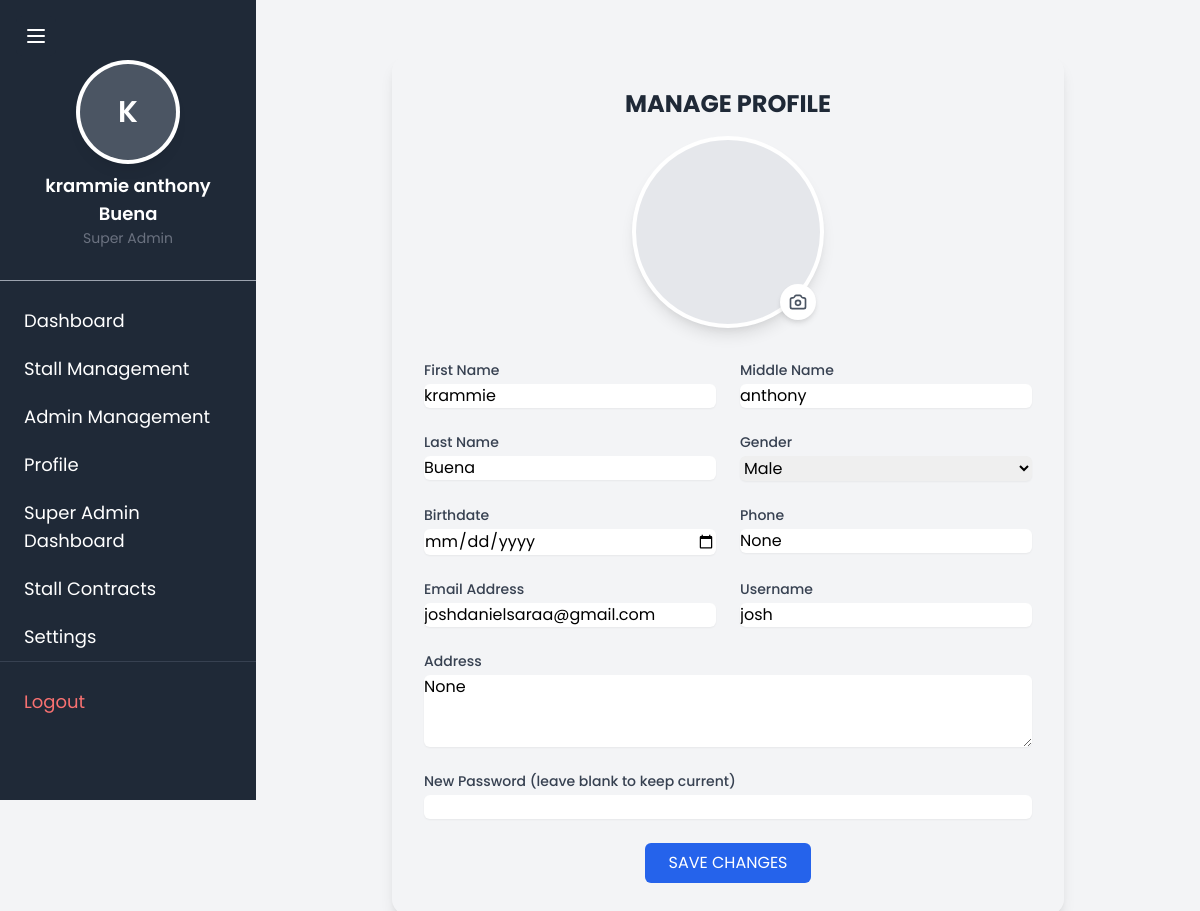
Page /super-admin/profile/ (signed in) on the committed database.
### TriadApp/models.py (models this page shows)
class CustomUser(AbstractUser):
    middle_name = models.CharField(max_length=50, blank=True, null=True)
    gender = models.CharField(max_length=10, blank=True, null=True)
    birthdate = models.DateField(null=True, blank=True)
    phone = models.CharField(max_length=15, blank=True, null=True)
    address = models.TextField(blank=True, null=True)
    profile_image = models.ImageField(upload_to='profile_images/', blank=True, null=True)
    groups = models.ManyToManyField(
        'auth.Group',
        related_name='custom_user_set',
        blank=True,
        help_text='The groups this user belongs to. A user will get all permissions granted to each of their groups.',
        verbose_name='groups',
    )
    user_permissions = models.ManyToManyField(
        'auth.Permission',
        related_name='custom_user_set',
        blank=True,
        help_text='Specific permissions for this user.',
        verbose_name='user permissions',
    )
    class Meta:
        db_table = 'custom_user'

### TriadApp/super_admin.py (the view)
# urls.py: path('super-admin/profile/', super_admin.super_admin_profile, name='super_admin_profile'),
@superuser_required
def super_admin_profile(request):
    return render(request, 'TriadApp/superadmin/super_admin_profile.html', {
        'user': request.user,
        'super_admin': request.user
    })

### TriadApp/templates/TriadApp/superadmin/super_admin_profile.html (shortened to what this page needs)
{% extends 'TriadApp/superadmin/super_admin.html' %}
{% block content %}
<div class="max-w-2xl mx-auto my-8">
    <div class="bg-gradient-to-b from-orange-50 to-orange-100 rounded-2xl shadow-lg p-8">
        <div class="text-center mb-8">
            <h1 class="text-2xl font-bold text-gray-800 mb-4">MANAGE PROFILE</h1>
            <div class="relative w-48 h-48 mx-auto mb-6">
                {% if user.profile_image %}
                    <img src="{{ user.profile_image.url }}"
                         alt="Profile Picture"
                         class="w-full h-full rounded-full object-cover border-4 border-white shadow-lg"
                         id="profilePreview">
                {% else %}
                    <div class="w-full h-full rounded-full bg-gray-200 border-4 border-white shadow-lg"
                         id="profilePreview"></div>
                {% endif %}
                <label for="profileImage"
                       class="absolute bottom-2 right-2 bg-white rounded-full p-2 shadow-md cursor-pointer hover:bg-gray-50">
                </label>
            </div>
        </div>
        <form method="POST" enctype="multipart/form-data" class="space-y-6" id="profileForm">
            <div class="grid grid-cols-2 gap-6">
                <div>
                    <label for="firstname" class="block text-sm font-medium text-gray-700">First Name</label>
                    <input type="text" id="firstname" name="firstname" value="{{ user.first_name }}"
                           class="mt-1 block w-full rounded-md border-gray-300 shadow-sm focus:border-blue-500 focus:ring-blue-500">
                </div>
                <div>
                    <label for="middle_name" class="block text-sm font-medium text-gray-700">Middle Name</label>
                    <input type="text" id="middle_name" name="middle_name" value="{{ user.middle_name }}"
                           class="mt-1 block w-full rounded-md border-gray-300 shadow-sm focus:border-blue-500 focus:ring-blue-500">
                </div>
                <div>
                    <label for="lastname" class="block text-sm font-medium text-gray-700">Last Name</label>
                    <input type="text" id="lastname" name="lastname" value="{{ user.last_name }}"
                           class="mt-1 block w-full rounded-md border-gray-300 shadow-sm focus:border-blue-500 focus:ring-blue-500">
                </div>
                <div>
                    <label for="gender" class="block text-sm font-medium text-gray-700">Gender</label>
                    <select id="gender" name="gender"
                            class="mt-1 block w-full rounded-md border-gray-300 shadow-sm focus:border-blue-500 focus:ring-blue-500">
                        <option value="Male" {% if user.gender == 'Male' %}selected{% endif %}>Male</option>
                    </select>
                </div>
                <div>
                    <label for="birthdate" class="block text-sm font-medium text-gray-700">Birthdate</label>
                    <input type="date" id="birthdate" name="birthdate" value="{{ user.birthdate|date:'Y-m-d' }}"
                           class="mt-1 block w-full rounded-md border-gray-300 shadow-sm focus:border-blue-500 focus:ring-blue-500">
                </div>
                <div>
                    <label for="phone" class="block text-sm font-medium text-gray-700">Phone</label>
                    <input type="tel" id="phone" name="phone" value="{{ user.phone }}"
                           class="mt-1 block w-full rounded-md border-gray-300 shadow-sm focus:border-blue-500 focus:ring-blue-500">
                </div>
                <div>
                    <label for="email" class="block text-sm font-medium text-gray-700">Email Address</label>
                    <input type="email" id="email" name="email" value="{{ user.email }}"
                           class="mt-1 block w-full rounded-md border-gray-300 shadow-sm focus:border-blue-500 focus:ring-blue-500">
                </div>
                <div>
                    <label for="username" class="block text-sm font-medium text-gray-700">Username</label>
                    <input type="text" id="username" name="username" value="{{ user.username }}"
                           class="mt-1 block w-full rounded-md border-gray-300 shadow-sm focus:border-blue-500 focus:ring-blue-500">
                </div>
                <div class="col-span-2">
                    <label for="address" class="block text-sm font-medium text-gray-700">Address</label>
                    <textarea id="address" name="address" rows="3"
                              class="mt-1 block w-full rounded-md border-gray-300 shadow-sm focus:border-blue-500 focus:ring-blue-500">{{ user.address }}</textarea>
                </div>
                <div class="col-span-2">
                    <label for="password" class="block text-sm font-medium text-gray-700">New Password (leave blank to keep current)</label>
                    <input type="password" id="password" name="password"
                           class="mt-1 block w-full rounded-md border-gray-300 shadow-sm focus:border-blue-500 focus:ring-blue-500">
                </div>
            </div>
            <div class="flex justify-center mt-8">
                <button type="submit"
                        class="px-6 py-2 bg-blue-600 text-white rounded-md hover:bg-blue-700 focus:outline-none focus:ring-2 focus:ring-blue-500 focus:ring-offset-2 transform transition-all duration-200 hover:scale-105">
                    SAVE CHANGES
                </button>
            </div>
        </form>
    </div>
</div>
{% endblock %}

### TriadApp/templates/TriadApp/superadmin/super_admin.html (shortened to what this page needs)
<!DOCTYPE html>
<html lang="en">
<head>
    <link href="https://cdn.jsdelivr.net/npm/tailwindcss@2.2.16/dist/tailwind.min.css" rel="stylesheet">
</head>
<body class="bg-gray-100">
    <div class="flex">
        <button id="sidebarToggle" class="fixed top-4 left-4 z-50 p-2 bg-gray-800 text-white rounded-md hover:bg-gray-700">
            <svg class="w-6 h-6" fill="none" stroke="currentColor" viewBox="0 0 24 24">
                <path stroke-linecap="round" stroke-linejoin="round" stroke-width="2" d="M4 6h16M4 12h16M4 18h16" />
            </svg>
        </button>
        <div id="sidebar" class="w-64 h-screen bg-gray-800 text-white fixed sidebar">
            <div class="p-4 border-b border-gray-400 mt-10">
                <div class="flex flex-col items-center space-y-3 mb-4 mt-2">
                    {% if super_admin.profile_image %}
                        <div class="w-24 h-24 rounded-full overflow-hidden ring-4 ring-white shadow-lg">
                            <img id="profile"
                                 src="{{ super_admin.profile_image.url }}"
                                 alt="Profile Picture"
                                 class="w-full h-full object-cover">
                        </div>
                    {% else %}
                        <div id="profileFallback"
                             class="w-24 h-24 rounded-full bg-gray-600 flex items-center justify-center ring-4 ring-white shadow-lg">
                            <span class="text-3xl text-white font-semibold">
                                {{ super_admin.first_name|first|upper }}
                            </span>
                        </div>
                    {% endif %}
                    <div class="text-center">
                        <h2 class="text-lg font-semibold text-white-800">
                            {{ super_admin.first_name }} {{ super_admin.middle_name }} {{ super_admin.last_name }}
                        </h2>
                        <p class="text-sm text-gray-500">
                            Super Admin
                        </p>
                    </div>
                </div>
            </div>
            <nav class="mt-4">
                <ul>
                    <li>
                        <a href="{% url 'super_admin' %}" class="block py-2.5 px-6 text-lg hover:bg-gray-700">Dashboard</a>
                    </li>
                    <li>
                        <a href="{% url 'add_stall' %}" class="block py-2.5 px-6 text-lg hover:bg-gray-700">Stall Management</a>
                    </li>
                    <li>
                        <a href="{% url 'register_admin' %}" class="block py-2.5 px-6 text-lg hover:bg-gray-700">Admin Management</a>
                    </li>
                    <li>
                        <a href="{% url 'super_admin_profile' %}" class="block py-2.5 px-6 text-lg hover:bg-gray-700">Profile</a>
                    </li>
                    <li>
                        <a href="{% url 'admin:index' %}" class="block py-2.5 px-6 text-lg hover:bg-gray-700">Super Admin Dashboard</a>
                    </li>
                    <li>
                        <a href="{% url 'manage_contracts' %}" class="block py-2.5 px-6 text-lg hover:bg-gray-700">Stall Contracts</a>
                    </li>
                    <li>
                        <a href="#" class="block py-2.5 px-6 text-lg hover:bg-gray-700">Settings</a>
                    </li>
                    <li class="mt-auto border-t border-gray-700 pt-4">
                        <a href="{% url 'logout' %}"
                           class="block py-2.5 px-6 text-lg text-red-400 hover:bg-gray-700 hover:text-red-300">
                            <div class="flex items-center">
                                <span>Logout</span>
                            </div>
                        </a>
                    </li>
                </ul>
            </nav>
        </div>
        <div id="mainContent" class="flex-1 ml-64 p-6">
            {% block content %}{% endblock %}
</body>
</html>

### TriadApp/templates/TriadApp/superadmin/super_admin.html (style rules this page uses)
* { font-family: 'Poppins', sans-serif; }
.sidebar, .flex-1 { transition: all 0.3s ease-in-out; }

### TriadApp/templates/TriadApp/superadmin/super_admin_profile.html (style rules this page uses)
* { font-family: 'Poppins', sans-serif; }

### rows in the picture
CustomUser: first_name|first "K", first_name "krammie", middle_name "anthony", last_name "Buena", firstname "krammie", lastname "Buena", gender "Male", phone "None", email "joshdanielsaraa@gmail.com", username "josh", address "None"
